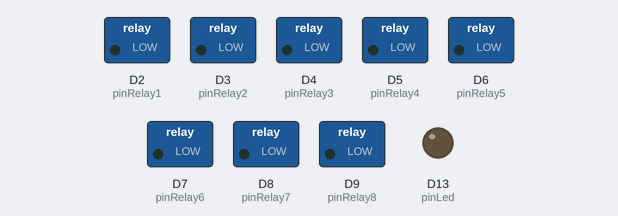
Recording of a sketch running on a simulated Arduino Due. On the bench: switched loads named in the sketch (green lamp = pin HIGH), output pins drawn as LEDs (lit = HIGH).

Above: at 0.2 s.
At 1.7 s:
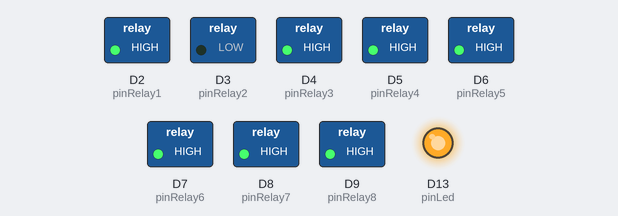
At 2.7 s:
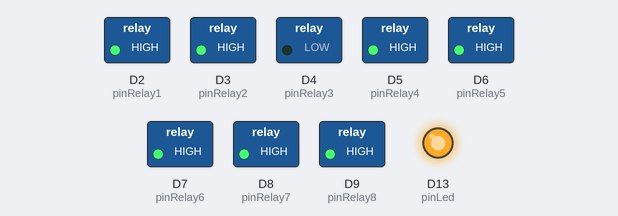
At 4.2 s:
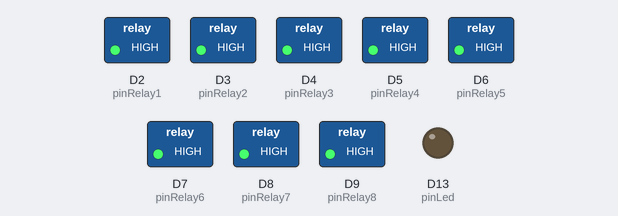
At 6.7 s:
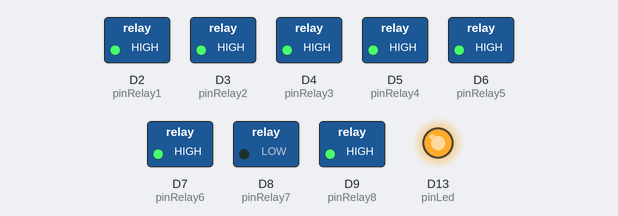
At 8.7 s:
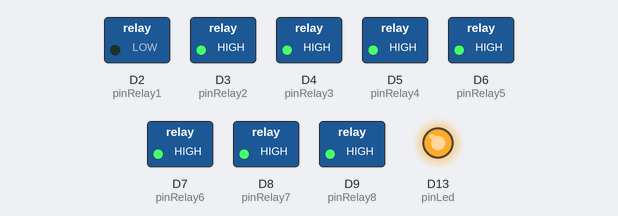
Timing chart, 0 to 9.2 s (numbered marks = the images above):
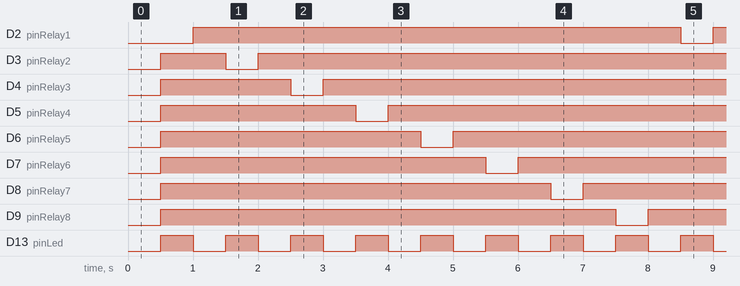

The sketch:

relay_test.ino
```cpp
#include <DueTimer.h>

int pinRelay1 = 2;
int pinRelay2 = 3;
int pinRelay3 = 4;
int pinRelay4 = 5;
int pinRelay5 = 6;
int pinRelay6 = 7;
int pinRelay7 = 8;
int pinRelay8 = 9;
int pinLed = 13;

int active = 0;

void myHandler() {
	active++;
        if (active > 15) { active = 0; }

	digitalWrite(pinRelay1, active!=1);
        digitalWrite(pinRelay2, active!=3);
        digitalWrite(pinRelay3, active!=5);
        digitalWrite(pinRelay4, active!=7);
        digitalWrite(pinRelay5, active!=9);
        digitalWrite(pinRelay6, active!=11);
        digitalWrite(pinRelay7, active!=13);
        digitalWrite(pinRelay8, active!=15);

        // Or use with bitmask (0..active..15)
        //digitalWrite(pinRelay1, active & 1);
        //digitalWrite(pinRelay2, active & 2);
        //digitalWrite(pinRelay3, active & 4);
        //digitalWrite(pinRelay4, active & 8);
        // etcetera

        digitalWrite(pinLed, active % 2);
}

void setup(){
	pinMode(pinRelay1, OUTPUT);
        pinMode(pinRelay2, OUTPUT);
        pinMode(pinRelay3, OUTPUT);
        pinMode(pinRelay4, OUTPUT);
        pinMode(pinRelay5, OUTPUT);
        pinMode(pinRelay6, OUTPUT);
        pinMode(pinRelay7, OUTPUT);
        pinMode(pinRelay8, OUTPUT);
        pinMode(pinLed, OUTPUT);

	Timer3.attachInterrupt(myHandler);
	Timer3.start(500000); // Calls every 500ms
}

void loop(){

	while(1){
		// I'm stuck in here! help me...
	}

}
```

Measured:
- by itself, D2 (pinRelay1): alternates HIGH for 7.5 s and LOW for 0.50 s
- by itself, D3 (pinRelay2), D4 (pinRelay3), D5 (pinRelay4), D6 (pinRelay5), D7 (pinRelay6): repeats every 8.0 s: LOW 0.50 s, HIGH 7.5 s
- by itself, D8 (pinRelay7): goes HIGH 6.0 s, LOW 0.50 s, HIGH 7.5 s, LOW 0.50 s, then HIGH
- by itself, D9 (pinRelay8): alternates HIGH for 7.2 s and LOW for 0.50 s
- by itself, D13 (pinLed): alternates HIGH for 0.50 s and LOW for 0.50 s
